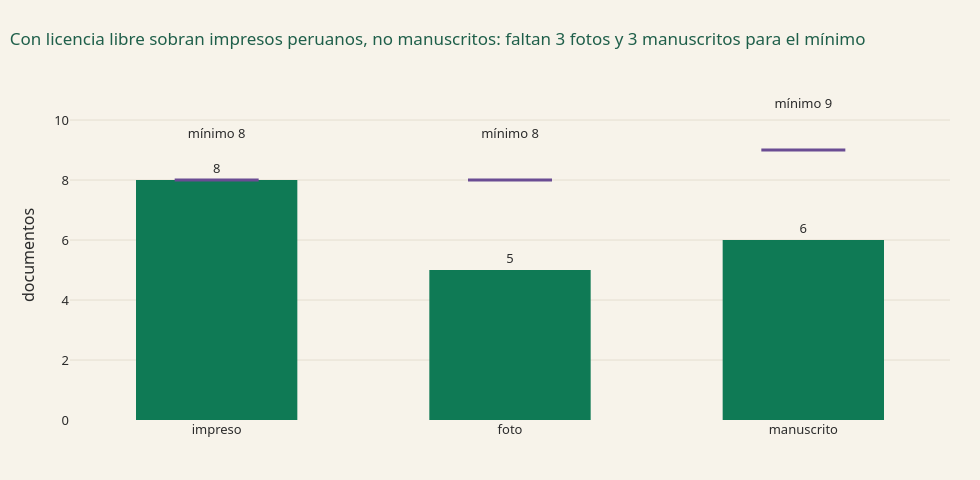

Notebook source saved alongside this figure:
### Code cell
# Gráfico 1: documentos por tipo
n_tipo = (ocr["tipo"].value_counts().reindex(["impreso", "foto", "manuscrito"]).fillna(0).astype(int)
          .rename_axis("tipo").reset_index(name="documentos"))
fig = px.bar(n_tipo, x="tipo", y="documentos", text="documentos", color_discrete_sequence=[VERDE],
             title=TITULO_1)
fig.update_traces(textposition="outside", marker_line_width=0, width=0.55,
                  hovertemplate="%{x}: %{y} documentos<extra></extra>")
# mínimo de cada tipo: una marca corta sobre su propia barra (no una línea que cruce todo el gráfico)
fig.add_scatter(x=list(MINIMO), y=list(MINIMO.values()), mode="markers+text", name="mínimo exigido",
                marker=dict(symbol="line-ew", size=60, line=dict(width=3, color=MORADO)),
                text=[f"mínimo {v}" for v in MINIMO.values()], textposition="top center",
                textfont=dict(color=CARBON), hovertemplate="mínimo exigido: %{y}<extra></extra>")
fig.update_layout(showlegend=False)
fig.update_yaxes(title="documentos", range=[0, max(11, n_tipo["documentos"].max() + 2)])
fig.update_xaxes(title=None)
mostrar(fig, "g1_documentos_por_tipo")

### Figure 1 — Plotly figure (JSON) as saved in the notebook; plotly's stock layout.template omitted (floating-point values rounded to 4 significant figures)
{"data": [{"hovertemplate": "%{x}: %{y} documentos<extra></extra>", "legendgroup": "", "marker": {"color": "#0F7A55", "line": {"width": 0}, "pattern": {"shape": ""}}, "name": "", "orientation": "v", "showlegend": false, "text": [8.0, 5.0, 6.0], "textposition": "outside", "type": "bar", "width": 0.55, "x": ["impreso", "foto", "manuscrito"], "xaxis": "x", "y": [8, 5, 6], "yaxis": "y"}, {"hovertemplate": "mínimo exigido: %{y}<extra></extra>", "marker": {"line": {"color": "#6A4C93", "width": 3}, "size": 60, "symbol": "line-ew"}, "mode": "markers+text", "name": "mínimo exigido", "text": ["mínimo 8", "mínimo 8", "mínimo 9"], "textfont": {"color": "#2B2B2B"}, "textposition": "top center", "type": "scatter", "x": ["impreso", "foto", "manuscrito"], "y": [8, 8, 9]}], "layout": {"barmode": "relative", "height": 480, "legend": {"tracegroupgap": 0}, "showlegend": false, "title": {"text": "Con licencia libre sobran impresos peruanos, no manuscritos: faltan 3 fotos y 3 manuscritos para el mínimo"}, "width": 980, "xaxis": {"anchor": "y", "domain": [0.0, 1.0], "title": {}}, "yaxis": {"anchor": "x", "domain": [0.0, 1.0], "range": [0, 11], "title": {"text": "documentos"}}}}
